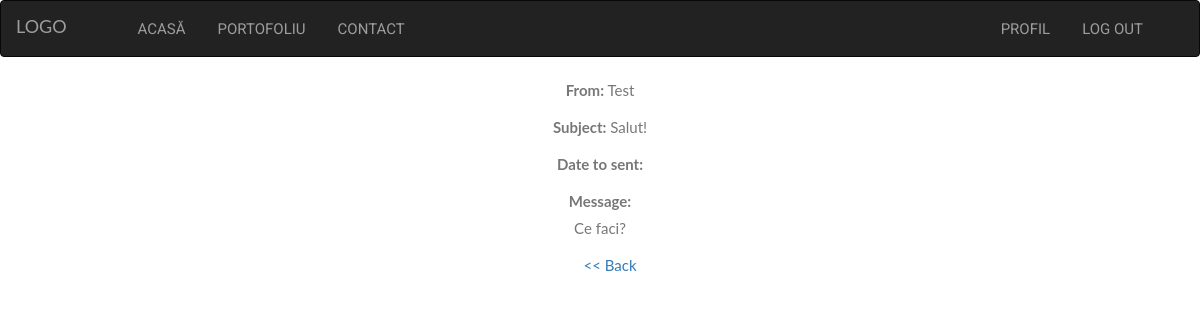
/view.php?id=3 (signed in), run on the app's committed database.
### tables this page shows
CREATE TABLE `users` (
  `ID` int(11) NOT NULL,
  `Name` varchar(30) NOT NULL,
  `Email` varchar(30) NOT NULL,
  `Password` varchar(256) NOT NULL,
  `Admin` int(2) NOT NULL
);

CREATE TABLE `message` (
  `ID` int(11) NOT NULL,
  `Subject` varchar(20) NOT NULL,
  `Message` varchar(1024) NOT NULL,
  `To_M` int(11) NOT NULL,
  `From_M` int(11) NOT NULL,
  `Read_M` int(2) NOT NULL,
  `Date_M` varchar(10) NOT NULL
);

### view.php (the view, shortened to what this page needs)
<?php
	require 'include/connect.php';
?>
<!DOCTYPE html>
<html>
<head>
	<link rel="stylesheet" href="https://maxcdn.bootstrapcdn.com/bootstrap/3.3.7/css/bootstrap.min.css">
	<link rel="stylesheet" type="text/css"  media="screen and (min-width:900px)" href="assets/css/widescreen.css?v1.0">
	<link rel="stylesheet" type="text/css"  media="screen and (min-width:630px) and (max-width: 900px)" href="assets/css/landscape.css?v1.0">
	<link rel="stylesheet" type="text/css"  media="screen and (max-width:600px)" href="assets/css/smallscreen.css?v1.0">
	<link rel="stylesheet" type="text/css" href="assets/css/register_login_contact.css?v1.0">
</head>
<body>
	<div class="widescreen">
	<nav class="navbar navbar-toggleable-sd navbar-inverse">
		<a class="navbar-brand" href="index.php">LOGO</a>
		<ul class="navbar-nav">
		<li class="nav-item">
				<a class="nav-link" href="index.php">Acasă</a>
			</li>
			<?php
				if(isset($_SESSION['nume']))
			echo '
			<li class="nav-item">
				<a class="nav-link" href="portofoliu.php">Portofoliu</a>
			</li>';
			?>
			<li class="nav-item">
				<a class="nav-link" href="contact.php">Contact</a>
			</li>
		</ul>
		<ul class="navbar-nav right">
		<?php
			if(!isset($_SESSION['nume']))
				echo '
			<li class="nav-item">
				<a class="nav-link" href="login.php">Login</a>
			</li>
			<li class="nav-item">
				<a class="nav-link" href="register.php">Register</a>
			</li>';
			else
				echo '
			<li class="nav-item">
				<a class="nav-link" href="profil.php?id='.$_SESSION['id'].'">Profil</a>
			</li>
			<li class="nav-item">
				<a class="nav-link" href="include/logout.inc.php">Log Out</a>
			</li>';
			?>
		</ul>
	</nav>
</div>
<div class="container">
	<?php
		$id = $_GET['id'];
		$mesaj= "SELECT * FROM message WHERE ID='$id'";
		$result_mesaj = mysqli_query($conectare, $mesaj);
		$row_mesaj = mysqli_fetch_assoc($result_mesaj);
		if($_SESSION['id'] == $row_mesaj['To_M'])
		{
			$id = $row_mesaj['From_M'];
		$user = "SELECT * FROM users WHERE ID='$id'";
		$result_user = mysqli_query($conectare, $user);
		$row_user = mysqli_fetch_assoc($result_user);
		echo '<p><b>From:</b> '.$row_user["Name"].'</p>';
		echo '<p><b>Subject:</b> '.$row_mesaj["Subject"].'</p>';
		echo '<p><b>Date to sent: </b> '.$row_mesaj["Date_M"].'</p>';
		echo '<div class="mesaj"><p id="mesaj"><b>Message:</b><br>'.$row_mesaj["Message"].'</p></div>';
		}
		else
		{
			echo "You don't have access to view this message!";
			exit(0);
		}
	?>
	<a href="message.php" style="margin-left: 20px;"><< Back</a>
</div>
</body>
</html>

### assets/css/widescreen.css (style rules this page uses)
body, html { height: 100%; margin: 0; font: 400 15px/1.8 "Lato", sans-serif; color: #777; }
.nav-item { text-align: center; padding: 14px 16px; overflow: hidden; list-style: none; }
.nav-link { text-decoration: none; text-transform: uppercase; font-family: 'Roboto', sans-serif; }
.right { float: right; margin-right: 40px; }

### assets/css/register_login_contact.css (style rules this page uses)
.container { text-align: center; }

### assets/css/landscape.css (style rules this page uses)
body, html { height: 100%; margin: 0; font: 400 15px/1.8 "Lato", sans-serif; color: #777; }
.widescreen { display: none; }
.nav-item { text-align: center; padding: 14px 16px; overflow: hidden; list-style: none; }
.nav-link { text-decoration: none; text-transform: uppercase; }
.navbar-brand { background: none; border: none; }

### assets/css/smallscreen.css (style rules this page uses)
body, html { height: 100%; margin: 0; font: 400 15px/1.8 "Lato", sans-serif; color: #777; }
.widescreen { display: none; }
.nav-item { text-align: center; padding: 14px 16px; overflow: hidden; list-style: none; }
.nav-link { text-decoration: none; text-transform: uppercase; }
.navbar-brand { background: none; border: none; }
.mesaj { max-width: 100%; height: 400px; text-align: center; margin: 0 auto; }

### data on the page
users: Name "Test"
message: Subject "Salut!", Message "Ce faci?"
